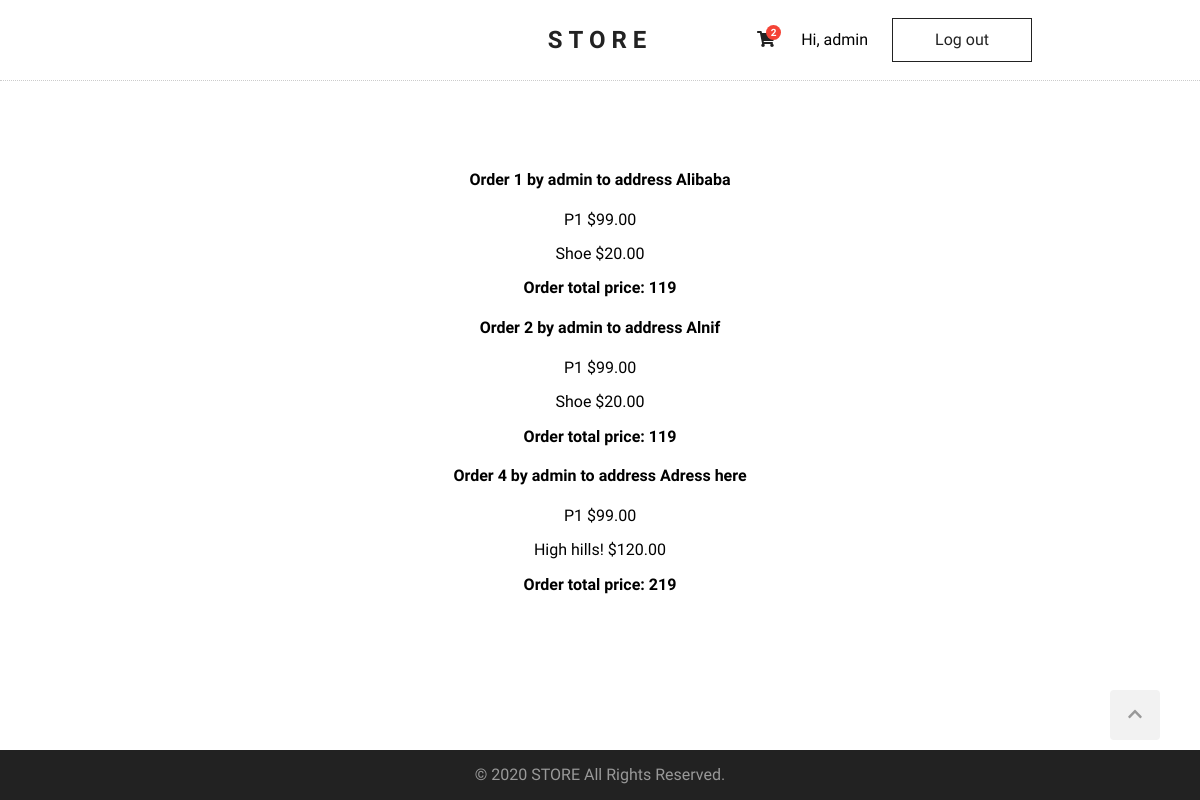
Screenshot of /orders/show_user_orders/ (signed in) with the database file from the repository.
### carts/models.py (models this page shows, shortened)
class Cart(models.Model):
    user = models.OneToOneField(User,
                                related_name='cart',
                                on_delete=models.CASCADE)
    items = models.ManyToManyField(Product)
    updated_at = models.DateTimeField(auto_now=True)

### orders/models.py (models this page shows, shortened)
class Order(models.Model):
    address = models.CharField(max_length=100)
    user = models.ForeignKey(User, on_delete=models.CASCADE)
    items = models.ManyToManyField(Product)
    created_at = models.DateTimeField(auto_now_add=True)
    def total_price(self):
        return self.items.aggregate(total_price=Sum('price'))['total_price']

### products/models.py (models this page shows, shortened)
class Product(models.Model):
    title = models.CharField(max_length=100)
    description = models.TextField(max_length=500, blank=True, null=True)
    price = models.PositiveIntegerField()
    created_at = models.DateTimeField(auto_now_add=True)
    brand = models.CharField(max_length=100)
    image = models.ImageField(upload_to='products', null=True)

### orders/views.py (the view)
# urls.py: path('orders/show_user_orders/', show_user_orders, name='show_user_orders'),
@login_required
def show_user_orders(request):
    user = request.user
    orders = get_list_or_404(Order, user=user)
    return render(request, 'orders/orders_list.html', {'orders': orders})

### templates/orders/orders_list.html (shortened to what this page needs)
{% extends "base.html" %}
{% block content %}
    {% for order in orders %}
        <h4>Order {{ order.id }} by {{ order.user }} to address {{ order.address }}</h4>
        {% for item in order.items.all %}
            <p>{{item.title | capfirst }}  ${{item.price | floatformat:2 }}</p>
        {% endfor %}
        <p class="product-price">Order total price: {{ order.total_price }}</p>
    {% empty %}
    <p>No orders yet.</p>
    {% endfor %}
{% endblock %}

### templates/base.html (shortened to what this page needs)
{% load static %}
<!DOCTYPE html>
<html lang="en">
<head>
    <link rel="stylesheet" href="{% static 'css/normalize.css' %}" />
    <link rel="stylesheet" href="{% static 'css/style.css' %}" />
</head>
<body>
    <div class="wrapper">
        <header>
            <h1 id="logo">
                <a href="{% url 'home' %}">STORE</a>
            </h1>
            <div id="controls">
                <div id="cart">
                    <a href="{% url 'cart' %}"><i class="fas fa-shopping-cart"></i></a>
                    {% if request.user.cart.items.all|length > 0 %}
                    <span id="cart-counter">
                        {{ request.user.cart.items.all|length }}
                    </span>
                    {% endif %}
                </div>
                {% if user.is_authenticated %}
                <p>Hi, {{ user.username }}</p>
                <input type="button" id="logout" onclick="location.href='{% url 'logout' %}'" value="Log out" />
                {% else  %}
                <input type="button" id="login" onclick="location.href='{% url 'login' %}'" value="Log in" />
                {% endif %}
            </div>
        </header>
        <main>
            {% block content %} {% endblock %}
        </main>
    </div>
    <footer>
        <a href="#" id="scroll-up">
            <i class="fas fa-chevron-up"></i>
        </a>
        <p>&copy; 2020 STORE All Rights Reserved.</p>
    </footer>
</body>
</html>
</html>

### static/css/style.css (style rules this page uses)
html { scroll-behavior: smooth; }
body { margin: 0; font-family: 'Questrial', sans-serif; }
.wrapper { min-height: calc(100vh - 50px); }
header { height: auto; border-bottom: 1px dotted #ccc; }
#logo { text-align: center; font-family: 'Domine', serif; font-size: 24px; letter-spacing: 6px; line-height: 80px; margin: 0; }
#logo a { color: #222; text-decoration: none; }
#controls { position: absolute; top: 15px; right: 14%; }
#controls #cart { position: relative; display: inline-block; width: 30px; line-height: 30px; text-align: center; cursor: pointer; margin-right: 16px; }
#controls p { display: inline-block; }
#controls #cart a { color: #222; }
#cart #cart-counter { width: 15px; line-height: 15px; background-color: #F44336; color: #fff; font-size: 10px; font-weight: bold; border-radius: 50%; position: absolute; top: 0px; right: 0px; }
#logout { display: inline-block; width: 140px; line-height: 40px; font-size: 16px; background: transparent; border: 1px solid #222; color: #222; cursor: pointer; margin-left: 20px; }
main { max-width: 960px; text-align: center; margin: 90px auto 90px auto; }
.product-price { margin-top: 15px; font-weight: 700; }
footer { background-color: #222; height: 50px; color: #999; text-align: center; line-height: 50px; }
footer p { margin: 0; }
#scroll-up { width: 50px; height: 50px; background-color: #f2f2f2; bottom: 60px; right: 40px; position: fixed; border-radius: 4px; cursor: pointer; color: #999; }

### rows the page displays
Order: id "1", user "admin", address "Alibaba", total_price "119"
Product: title "P1", price "99.00"
Product: title "Shoe", price "20.00"
Order: id "2", user "admin", address "Alnif", total_price "119"
Order: id "4", user "admin", address "Adress here", total_price "219"
Product: title "High hills!", price "120.00"

### other values shown
{{ request.user.cart.items.all|length }} "2"
{{ user.username }} "admin"
